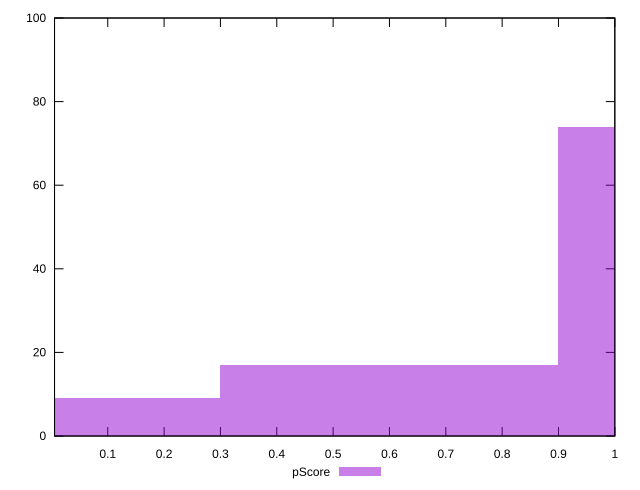

Write gnuplot code to recreate this figure.
reset

$pScore <<EOF
0.5994020523440188 17
1.1988041046880376 74
0 9
EOF

set key outside below
set boxwidth 0.5994020523440188
set xrange [0.005537618692164348:0.9999993380488856]
set yrange [0:100]
set trange [0:100]
set style fill transparent solid 0.5 noborder
set terminal svg size 640, 490 enhanced background rgb 'white'
set output "report_00014_2021-02-09T15:56:05.503Z/estimated-input-latency/samples/pages+cached+noadtech/pScore/histogram.svg"

plot $pScore title "pScore" with boxes

reset
